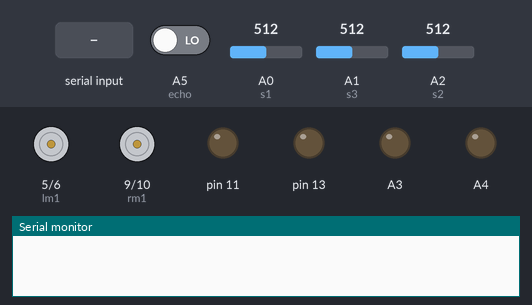
The sketch below on a simulated Arduino Uno, built with avr-gcc and run on an emulated ATmega328P. On the bench: motor-driver pin pairs drawn as motors (green arrow = first pin HIGH = forward, orange = second pin HIGH = backward, longer = more drive), output pins drawn as LEDs (lit = HIGH), the last lines printed to the serial monitor. Inputs (shaded band) come from the test bench; at power-on: A0 (s1) = 512, A1 (s3) = 512, A2 (s2) = 512, A5 (echo) LOW. Pins used as bus, display or sensor lines are not drawn.

Above: at 1.2 s.
1.3 s: "F" received over the second serial link
At 4.2 s:
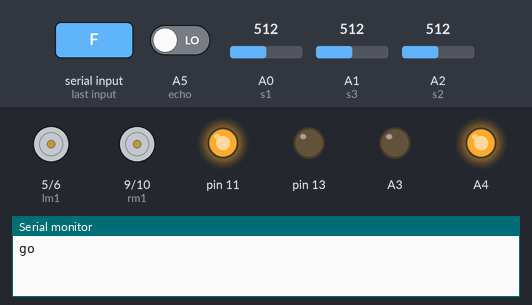
4.5 s: "B" received over the second serial link
At 5.8 s:
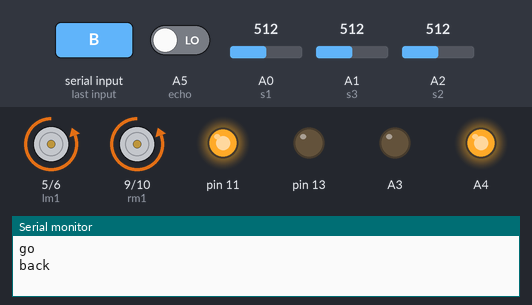
7.5 s: "L" received over the second serial link
At 8.7 s:
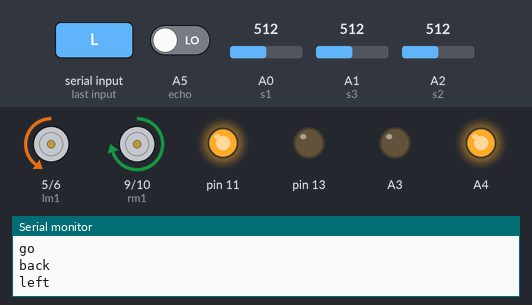
10.5 s: "R" received over the second serial link
At 11.9 s:
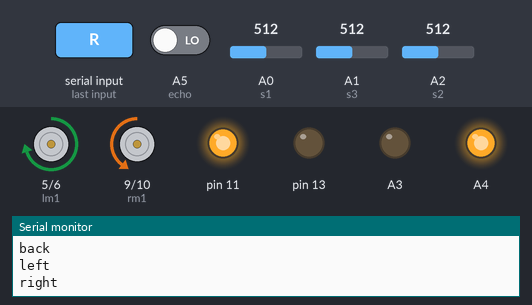
13.6 s: "B" received over the second serial link
At 14.9 s:
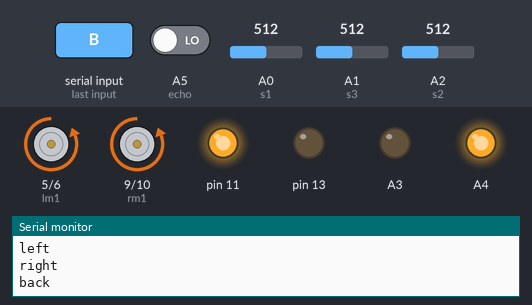
Timing chart, 0 to 16.7 s (numbered marks = the images above; inputs shaded):
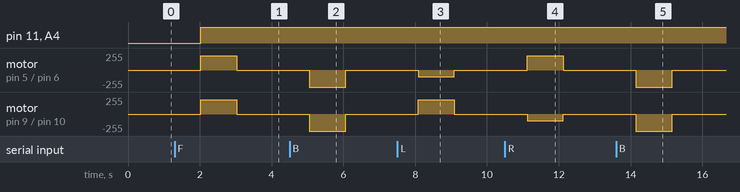

The sketch:

P_1124_final.ino
```cpp
#include <SoftwareSerial.h>

//#define PRT_DIST
//#define PRT_SENSOR
//#define PRT_CMD

//적외선
int s1 = A0;
int s2 = A2;
int s3 = A1;

//모터
int lm1 = 5;
int lm2 = 6;
int rm1 = 9;
int rm2 = 10;

//블루투스
int RX = 3;
int TX = 2;

//led
int red = A3;
int green = A4;
int blue = 11;

//초음파
int trig = 12;
int echo = A5;
SoftwareSerial BTSerial(TX, RX);

//피에조
int piezo = 13;
int freq = 1000;

void setup() {
  for (int i = 9; i <= 13; i++) {
    pinMode(i, OUTPUT);
  }
  pinMode(A0, INPUT);
  pinMode(A1, INPUT);
  pinMode(A2, INPUT);
  pinMode(A3, INPUT);
  pinMode(A4, INPUT);
  pinMode(A5, INPUT);
  pinMode(5, OUTPUT);
  pinMode(6, OUTPUT);
  Serial.begin(9600); //시리얼
  BTSerial.begin(9600);
}

void loop() {
  //초음파
  float duration, distance;
  int a, b, c;
  digitalWrite(trig, HIGH);
  delay(10);
  digitalWrite(trig, LOW);
  //거리계산
  duration = pulseIn(echo, HIGH);
  distance = ((float)(340 * duration) / 10000) / 2;

  //장애물감지 후 멈춤
  if (distance <= 30) {
    motor_control(0, 0, 0, 0);
  }

#ifdef PRT_DIST
  //거리출력
  Serial.print("Duration: ");
  Serial.println(duration);
  Serial.print("Distance: ");
  Serial.println(distance);
  delay(500);
#endif

  //적외선센서 입력값 저장
  a = analogRead(s1);
  b = analogRead(s2);
  c = analogRead(s3);

#ifdef PRT_SENSOR
  Serial.print("s1 =");
  Serial.println(a);
  delay(500);
  Serial.print("s2 =");
  Serial.println(b);
  delay(500);
  Serial.print("s3 =");
  Serial.println(c);
  delay(500);
#endif

  //라인트레이서
  if (BTSerial.available()) {
    switch (BTSerial.read()) {
      case'F':
        motor_control(215, 0, 215, 0);
        Serial.println("go");
        color(0, 255, 255);
        break;

      case'B':
        motor_control(0, 255, 0, 255);
        Serial.println("back");
        break;

      case'L':
        motor_control(0, 100, 215, 0);
        Serial.println("left");
        break;

      case'R':
        motor_control(215, 0, 0, 100);
        Serial.println("right");
        break;

      case'S':
        motor_control(0, 0, 0, 0);
        Serial.println("stop");
        break;
    }

    if ((a < 110) && (b < 110) && (c < 110)) {
      motor_control(0, 255, 0, 255);
#ifdef PRT_CMD
      Serial.println("STOP");
#endif
    }


    if ((a > 920) && (b > 920) && (c < 135)) {
      motor_control(215, 0, 0, 100);
#ifdef PRT_CMD
      Serial.println("RIGHT");
#endif
    }


    if ((a > 920) && (b < 135) && (c < 135)) {
      motor_control(215, 0, 0, 100);
#ifdef PRT_CMD
      Serial.println("RIGHT");
#endif
    }


    if ((a < 135) && (b > 920) && (c > 920)) {
      motor_control(0, 100, 215, 0);
#ifdef PRT_CMD
      Serial.println("LEFT");
#endif
    }


    if ((a < 150) && (b > 920) && (c < 150)) {
      motor_control(215, 0, 215, 0);
      color(0, 255, 255);
#ifdef PRT_CMD
      Serial.println("GO");
#endif
    }
  }
}
void motor_control(int j1, int j2, int j3, int j4) {
  analogWrite(lm1, j1);
  analogWrite(lm2, j2);
  analogWrite(rm1, j3);
  analogWrite(rm2, j4);
}

void color(int red, int green, int blue) {
  analogWrite(A3, red);
  analogWrite(A4, green);
  analogWrite(11, blue);
}
```

Measured:
- after the input at 1.3 s, pin 11, A4: LOW → HIGH after 0.72 s; motor on pin 5 (lm1) / pin 6 (lm2), motor on pin 9 (rm1) / pin 10 (rm2): stopped → forward 215/255 after 0.72 s, → stopped 1.0 s later
- after the input at 4.5 s, motor on pin 5 (lm1) / pin 6 (lm2), motor on pin 9 (rm1) / pin 10 (rm2): stopped → backward 255/255 after 0.55 s, → stopped 1.0 s later
- after the input at 7.5 s, motor on pin 5 (lm1) / pin 6 (lm2): stopped → backward 100/255 after 0.58 s, → stopped 1.0 s later; motor on pin 9 (rm1) / pin 10 (rm2): stopped → forward 215/255 after 0.58 s, → stopped 1.0 s later
- after the input at 10.5 s, motor on pin 5 (lm1) / pin 6 (lm2): stopped → forward 215/255 after 0.62 s, → stopped 1.0 s later; motor on pin 9 (rm1) / pin 10 (rm2): stopped → backward 100/255 after 0.62 s, → stopped 1.0 s later
- after the input at 13.6 s, motor on pin 5 (lm1) / pin 6 (lm2), motor on pin 9 (rm1) / pin 10 (rm2): stopped → backward 255/255 after 0.55 s, → stopped 1.0 s later
